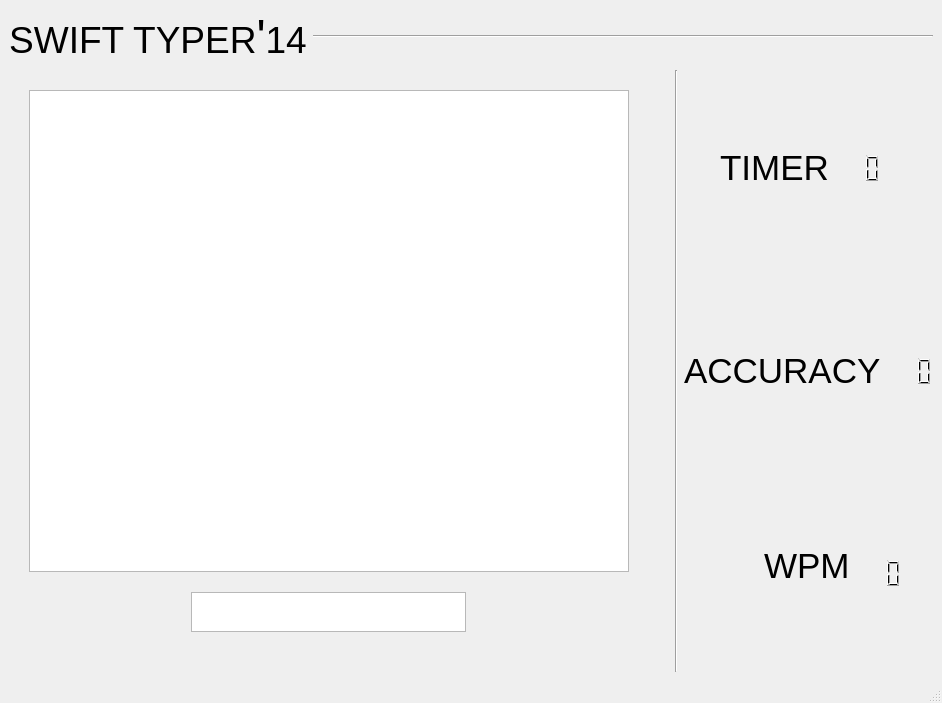
<?xml version="1.0" encoding="UTF-8"?>
<ui version="4.0">
 <class>MainWindow</class>
 <widget class="QMainWindow" name="MainWindow">
  <property name="geometry">
   <rect>
    <x>0</x>
    <y>0</y>
    <width>942</width>
    <height>703</height>
   </rect>
  </property>
  <property name="windowTitle">
   <string>MainWindow</string>
  </property>
  <widget class="QWidget" name="centralwidget">
   <layout class="QVBoxLayout" name="verticalLayout_4">
    <item>
     <layout class="QVBoxLayout" name="verticalLayout">
      <item>
       <layout class="QHBoxLayout" name="horizontalLayout">
        <item>
         <widget class="QLabel" name="label">
          <property name="sizePolicy">
           <sizepolicy hsizetype="Fixed" vsizetype="Fixed">
            <horstretch>0</horstretch>
            <verstretch>0</verstretch>
           </sizepolicy>
          </property>
          <property name="font">
           <font>
            <weight>50</weight>
            <italic>true</italic>
            <bold>false</bold>
           </font>
          </property>
          <property name="text">
           <string>&lt;html&gt;&lt;head/&gt;&lt;body&gt;&lt;p align=&quot;center&quot;&gt;&lt;span style=&quot; font-size:28pt; font-style:normal;&quot;&gt;SWIFT TYPER&lt;/span&gt;&lt;span style=&quot; font-size:36pt; font-style:normal;&quot;&gt;'&lt;/span&gt;&lt;span style=&quot; font-size:28pt; font-style:normal;&quot;&gt;14&lt;/span&gt;&lt;/p&gt;&lt;/body&gt;&lt;/html&gt;</string>
          </property>
          <property name="alignment">
           <set>Qt::AlignLeading|Qt::AlignLeft|Qt::AlignVCenter</set>
          </property>
         </widget>
        </item>
        <item>
         <widget class="Line" name="line">
          <property name="sizePolicy">
           <sizepolicy hsizetype="Preferred" vsizetype="Fixed">
            <horstretch>0</horstretch>
            <verstretch>0</verstretch>
           </sizepolicy>
          </property>
          <property name="orientation">
           <enum>Qt::Horizontal</enum>
          </property>
         </widget>
        </item>
       </layout>
      </item>
      <item>
       <layout class="QHBoxLayout" name="horizontalLayout_2">
        <item>
         <layout class="QVBoxLayout" name="verticalLayout_3">
          <property name="spacing">
           <number>0</number>
          </property>
          <property name="margin">
           <number>20</number>
          </property>
          <item>
           <widget class="QTextBrowser" name="textBrowser">
            <property name="sizePolicy">
             <sizepolicy hsizetype="Ignored" vsizetype="Preferred">
              <horstretch>0</horstretch>
              <verstretch>0</verstretch>
             </sizepolicy>
            </property>
            <property name="minimumSize">
             <size>
              <width>600</width>
              <height>0</height>
             </size>
            </property>
            <property name="maximumSize">
             <size>
              <width>16777215</width>
              <height>16777215</height>
             </size>
            </property>
           </widget>
          </item>
          <item>
           <spacer name="horizontalSpacer_4">
            <property name="orientation">
             <enum>Qt::Horizontal</enum>
            </property>
            <property name="sizeType">
             <enum>QSizePolicy::Ignored</enum>
            </property>
            <property name="sizeHint" stdset="0">
             <size>
              <width>40</width>
              <height>20</height>
             </size>
            </property>
           </spacer>
          </item>
          <item>
           <layout class="QHBoxLayout" name="horizontalLayout_5">
            <item>
             <widget class="QTextEdit" name="lineEdit">
              <property name="sizePolicy">
               <sizepolicy hsizetype="Ignored" vsizetype="Ignored">
                <horstretch>0</horstretch>
                <verstretch>0</verstretch>
               </sizepolicy>
              </property>
              <property name="maximumSize">
               <size>
                <width>275</width>
                <height>40</height>
               </size>
              </property>
              <property name="tabStopWidth">
               <number>40</number>
              </property>
             </widget>
            </item>
           </layout>
          </item>
          <item>
           <spacer name="horizontalSpacer_6">
            <property name="orientation">
             <enum>Qt::Horizontal</enum>
            </property>
            <property name="sizeType">
             <enum>QSizePolicy::Ignored</enum>
            </property>
            <property name="sizeHint" stdset="0">
             <size>
              <width>40</width>
              <height>20</height>
             </size>
            </property>
           </spacer>
          </item>
         </layout>
        </item>
        <item>
         <spacer name="verticalSpacer">
          <property name="orientation">
           <enum>Qt::Vertical</enum>
          </property>
          <property name="sizeType">
           <enum>QSizePolicy::Ignored</enum>
          </property>
          <property name="sizeHint" stdset="0">
           <size>
            <width>20</width>
            <height>40</height>
           </size>
          </property>
         </spacer>
        </item>
        <item>
         <widget class="Line" name="line_2">
          <property name="orientation">
           <enum>Qt::Vertical</enum>
          </property>
         </widget>
        </item>
        <item>
         <layout class="QVBoxLayout" name="verticalLayout_2">
          <item>
           <layout class="QHBoxLayout" name="horizontalLayout_3">
            <item>
             <spacer name="horizontalSpacer">
              <property name="orientation">
               <enum>Qt::Horizontal</enum>
              </property>
              <property name="sizeType">
               <enum>QSizePolicy::Ignored</enum>
              </property>
              <property name="sizeHint" stdset="0">
               <size>
                <width>84</width>
                <height>50</height>
               </size>
              </property>
             </spacer>
            </item>
            <item>
             <widget class="QLabel" name="label_3">
              <property name="text">
               <string>&lt;html&gt;&lt;head/&gt;&lt;body&gt;&lt;p align=&quot;center&quot;&gt;&lt;span style=&quot; font-size:26pt;&quot;&gt;TIMER&lt;/span&gt;&lt;/p&gt;&lt;/body&gt;&lt;/html&gt;</string>
              </property>
             </widget>
            </item>
            <item>
             <widget class="QLCDNumber" name="lcdtimer">
              <property name="maximumSize">
               <size>
                <width>200</width>
                <height>16777215</height>
               </size>
              </property>
              <property name="frameShape">
               <enum>QFrame::NoFrame</enum>
              </property>
              <property name="numDigits">
               <number>3</number>
              </property>
             </widget>
            </item>
            <item>
             <spacer name="horizontalSpacer_2">
              <property name="orientation">
               <enum>Qt::Horizontal</enum>
              </property>
              <property name="sizeType">
               <enum>QSizePolicy::Ignored</enum>
              </property>
              <property name="sizeHint" stdset="0">
               <size>
                <width>100</width>
                <height>20</height>
               </size>
              </property>
             </spacer>
            </item>
           </layout>
          </item>
          <item>
           <layout class="QHBoxLayout" name="horizontalLayout_10">
            <item>
             <spacer name="horizontalSpacer_9">
              <property name="orientation">
               <enum>Qt::Horizontal</enum>
              </property>
              <property name="sizeType">
               <enum>QSizePolicy::Ignored</enum>
              </property>
              <property name="sizeHint" stdset="0">
               <size>
                <width>150</width>
                <height>50</height>
               </size>
              </property>
             </spacer>
            </item>
            <item>
             <widget class="QLabel" name="label_2">
              <property name="text">
               <string>&lt;html&gt;&lt;head/&gt;&lt;body&gt;&lt;p&gt;&lt;span style=&quot; font-size:26pt;&quot;&gt;ACCURACY&lt;/span&gt;&lt;/p&gt;&lt;/body&gt;&lt;/html&gt;</string>
              </property>
             </widget>
            </item>
            <item>
             <widget class="QLCDNumber" name="lcd">
              <property name="maximumSize">
               <size>
                <width>200</width>
                <height>16777215</height>
               </size>
              </property>
              <property name="frameShape">
               <enum>QFrame::NoFrame</enum>
              </property>
              <property name="digitCount">
               <number>3</number>
              </property>
             </widget>
            </item>
            <item>
             <spacer name="horizontalSpacer_10">
              <property name="orientation">
               <enum>Qt::Horizontal</enum>
              </property>
              <property name="sizeType">
               <enum>QSizePolicy::Ignored</enum>
              </property>
              <property name="sizeHint" stdset="0">
               <size>
                <width>100</width>
                <height>20</height>
               </size>
              </property>
             </spacer>
            </item>
           </layout>
          </item>
          <item>
           <layout class="QHBoxLayout" name="horizontalLayout_4">
            <item>
             <spacer name="horizontalSpacer_5">
              <property name="orientation">
               <enum>Qt::Horizontal</enum>
              </property>
              <property name="sizeType">
               <enum>QSizePolicy::Ignored</enum>
              </property>
              <property name="sizeHint" stdset="0">
               <size>
                <width>150</width>
                <height>50</height>
               </size>
              </property>
             </spacer>
            </item>
            <item>
             <widget class="QLabel" name="label_4">
              <property name="text">
               <string>&lt;html&gt;&lt;head/&gt;&lt;body&gt;&lt;p&gt;&lt;span style=&quot; font-size:26pt;&quot;&gt;WPM&lt;/span&gt;&lt;br/&gt;&lt;/p&gt;&lt;/body&gt;&lt;/html&gt;</string>
              </property>
             </widget>
            </item>
            <item>
             <widget class="QLCDNumber" name="lcdspeed">
              <property name="maximumSize">
               <size>
                <width>200</width>
                <height>16777215</height>
               </size>
              </property>
              <property name="frameShape">
               <enum>QFrame::NoFrame</enum>
              </property>
              <property name="numDigits">
               <number>3</number>
              </property>
             </widget>
            </item>
            <item>
             <spacer name="horizontalSpacer_3">
              <property name="orientation">
               <enum>Qt::Horizontal</enum>
              </property>
              <property name="sizeType">
               <enum>QSizePolicy::Ignored</enum>
              </property>
              <property name="sizeHint" stdset="0">
               <size>
                <width>100</width>
                <height>20</height>
               </size>
              </property>
             </spacer>
            </item>
           </layout>
          </item>
         </layout>
        </item>
       </layout>
      </item>
     </layout>
    </item>
   </layout>
  </widget>
  <widget class="QMenuBar" name="menubar">
   <property name="geometry">
    <rect>
     <x>0</x>
     <y>0</y>
     <width>942</width>
     <height>21</height>
    </rect>
   </property>
  </widget>
  <widget class="QStatusBar" name="statusbar"/>
 </widget>
 <resources/>
 <connections/>
</ui>
